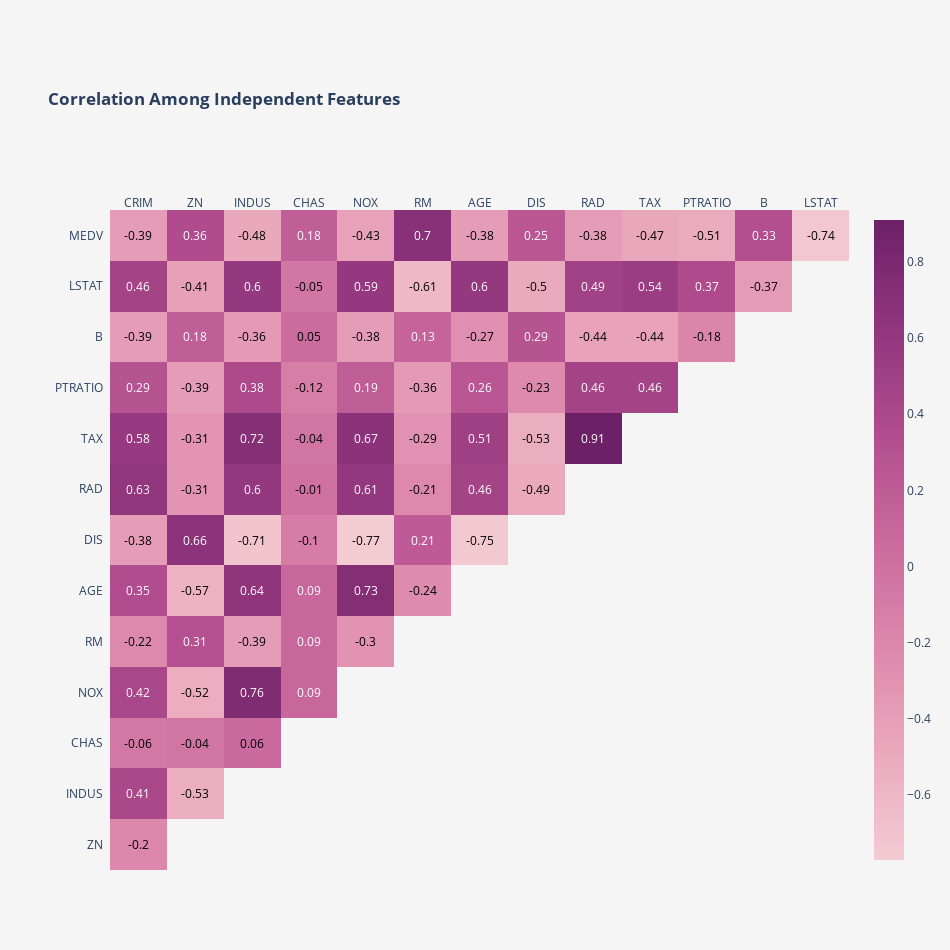

Source (notebook cell):
### Code cell
# Measuring correlations
corr = np.round(df.corr(), 2)
#corr = corr.drop('Target', axis=0).drop('Target', axis=1) # Removing target variable

# Filtering redundant values
mask = np.triu(np.ones_like(corr, dtype = bool))
c_mask = np.where(~mask, corr, 100)

c = []
for i in c_mask.tolist()[1:]:
    c.append([x for x in i if x != 100])

# Creating annotated heatmap
fig = ff.create_annotated_heatmap(z=c[::-1],
                                  x=corr.index.tolist()[:-1],
                                  y=corr.columns.tolist()[1:][::-1],
                                  colorscale = 'Magenta')

fig.update_layout(title = {'text': '<b>Correlation Among Independent Features</b>',
                           'x': 0.05, 'xanchor': 'left'},
                  margin = dict(t=210, l = 110),
                  yaxis = dict(autorange = 'reversed', showgrid = False),
                  xaxis = dict(showgrid = False),
                  plot_bgcolor = '#F6F5F5',
                  paper_bgcolor = '#F6F5F5',
                  height = 950, width = 950)
                     

fig.add_trace(go.Heatmap(z = c[::-1],
                         colorscale = 'Magenta',
                         showscale = True,
                         visible = False))
fig.data[1].visible = True
for i in range(len(fig.layout.annotations)):
    fig.layout.annotations[i].font.size = 12

fig.show()

### Figure 1 — Plotly figure (JSON) as saved in the notebook; plotly's stock layout.template omitted (floating-point values rounded to 4 significant figures)
{"data": [{"colorscale": [[0, "rgb(243, 203, 211)"], [0.1667, "rgb(234, 169, 189)"], [0.3333, "rgb(221, 136, 172)"], [0.5, "rgb(202, 105, 157)"], [0.6667, "rgb(177, 77, 142)"], [0.8333, "rgb(145, 53, 125)"], [1, "rgb(108, 33, 103)"]], "reversescale": false, "showscale": false, "type": "heatmap", "x": ["CRIM", "ZN", "INDUS", "CHAS", "NOX", "RM", "AGE", "DIS", "RAD", "TAX", "PTRATIO", "B", "LSTAT"], "y": ["MEDV", "LSTAT", "B", "PTRATIO", "TAX", "RAD", "DIS", "AGE", "RM", "NOX", "CHAS", "INDUS", "ZN"], "z": [[-0.39, 0.36, -0.48, 0.18, -0.43, 0.7, -0.38, 0.25, -0.38, -0.47, -0.51, 0.33, -0.74], [0.46, -0.41, 0.6, -0.05, 0.59, -0.61, 0.6, -0.5, 0.49, 0.54, 0.37, -0.37], [-0.39, 0.18, -0.36, 0.05, -0.38, 0.13, -0.27, 0.29, -0.44, -0.44, -0.18], [0.29, -0.39, 0.38, -0.12, 0.19, -0.36, 0.26, -0.23, 0.46, 0.46], [0.58, -0.31, 0.72, -0.04, 0.67, -0.29, 0.51, -0.53, 0.91], [0.63, -0.31, 0.6, -0.01, 0.61, -0.21, 0.46, -0.49], [-0.38, 0.66, -0.71, -0.1, -0.77, 0.21, -0.75], [0.35, -0.57, 0.64, 0.09, 0.73, -0.24], [-0.22, 0.31, -0.39, 0.09, -0.3], [0.42, -0.52, 0.76, 0.09], [-0.06, -0.04, 0.06], [0.41, -0.53], [-0.2]]}, {"colorscale": [[0, "rgb(243, 203, 211)"], [0.1667, "rgb(234, 169, 189)"], [0.3333, "rgb(221, 136, 172)"], [0.5, "rgb(202, 105, 157)"], [0.6667, "rgb(177, 77, 142)"], [0.8333, "rgb(145, 53, 125)"], [1, "rgb(108, 33, 103)"]], "showscale": true, "type": "heatmap", "visible": true, "z": [[-0.39, 0.36, -0.48, 0.18, -0.43, 0.7, -0.38, 0.25, -0.38, -0.47, -0.51, 0.33, -0.74], [0.46, -0.41, 0.6, -0.05, 0.59, -0.61, 0.6, -0.5, 0.49, 0.54, 0.37, -0.37], [-0.39, 0.18, -0.36, 0.05, -0.38, 0.13, -0.27, 0.29, -0.44, -0.44, -0.18], [0.29, -0.39, 0.38, -0.12, 0.19, -0.36, 0.26, -0.23, 0.46, 0.46], [0.58, -0.31, 0.72, -0.04, 0.67, -0.29, 0.51, -0.53, 0.91], [0.63, -0.31, 0.6, -0.01, 0.61, -0.21, 0.46, -0.49], [-0.38, 0.66, -0.71, -0.1, -0.77, 0.21, -0.75], [0.35, -0.57, 0.64, 0.09, 0.73, -0.24], [-0.22, 0.31, -0.39, 0.09, -0.3], [0.42, -0.52, 0.76, 0.09], [-0.06, -0.04, 0.06], [0.41, -0.53], [-0.2]]}], "layout": {"annotations": [{"font": {"color": "#000000", "size": 12}, "showarrow": false, "text": "-0.39", "x": "CRIM", "xref": "x", "y": "MEDV", "yref": "y"}, {"font": {"color": "#FFFFFF", "size": 12}, "showarrow": false, "text": "0.36", "x": "ZN", "xref": "x", "y": "MEDV", "yref": "y"}, {"font": {"color": "#000000", "size": 12}, "showarrow": false, "text": "-0.48", "x": "INDUS", "xref": "x", "y": "MEDV", "yref": "y"}, {"font": {"color": "#FFFFFF", "size": 12}, "showarrow": false, "text": "0.18", "x": "CHAS", "xref": "x", "y": "MEDV", "yref": "y"}, {"font": {"color": "#000000", "size": 12}, "showarrow": false, "text": "-0.43", "x": "NOX", "xref": "x", "y": "MEDV", "yref": "y"}, {"font": {"color": "#FFFFFF", "size": 12}, "showarrow": false, "text": "0.7", "x": "RM", "xref": "x", "y": "MEDV", "yref": "y"}, {"font": {"color": "#000000", "size": 12}, "showarrow": false, "text": "-0.38", "x": "AGE", "xref": "x", "y": "MEDV", "yref": "y"}, {"font": {"color": "#FFFFFF", "size": 12}, "showarrow": false, "text": "0.25", "x": "DIS", "xref": "x", "y": "MEDV", "yref": "y"}, {"font": {"color": "#000000", "size": 12}, "showarrow": false, "text": "-0.38", "x": "RAD", "xref": "x", "y": "MEDV", "yref": "y"}, {"font": {"color": "#000000", "size": 12}, "showarrow": false, "text": "-0.47", "x": "TAX", "xref": "x", "y": "MEDV", "yref": "y"}, {"font": {"color": "#000000", "size": 12}, "showarrow": false, "text": "-0.51", "x": "PTRATIO", "xref": "x", "y": "MEDV", "yref": "y"}, {"font": {"color": "#FFFFFF", "size": 12}, "showarrow": false, "text": "0.33", "x": "B", "xref": "x", "y": "MEDV", "yref": "y"}, {"font": {"color": "#000000", "size": 12}, "showarrow": false, "text": "-0.74", "x": "LSTAT", "xref": "x", "y": "MEDV", "yref": "y"}, {"font": {"color": "#FFFFFF", "size": 12}, "showarrow": false, "text": "0.46", "x": "CRIM", "xref": "x", "y": "LSTAT", "yref": "y"}, {"font": {"color": "#000000", "size": 12}, "showarrow": false, "text": "-0.41", "x": "ZN", "xref": "x", "y": "LSTAT", "yref": "y"}, {"font": {"color": "#FFFFFF", "size": 12}, "showarrow": false, "text": "0.6", "x": "INDUS", "xref": "x", "y": "LSTAT", "yref": "y"}, {"font": {"color": "#000000", "size": 12}, "showarrow": false, "text": "-0.05", "x": "CHAS", "xref": "x", "y": "LSTAT", "yref": "y"}, {"font": {"color": "#FFFFFF", "size": 12}, "showarrow": false, "text": "0.59", "x": "NOX", "xref": "x", "y": "LSTAT", "yref": "y"}, {"font": {"color": "#000000", "size": 12}, "showarrow": false, "text": "-0.61", "x": "RM", "xref": "x", "y": "LSTAT", "yref": "y"}, {"font": {"color": "#FFFFFF", "size": 12}, "showarrow": false, "text": "0.6", "x": "AGE", "xref": "x", "y": "LSTAT", "yref": "y"}, {"font": {"color": "#000000", "size": 12}, "showarrow": false, "text": "-0.5", "x": "DIS", "xref": "x", "y": "LSTAT", "yref": "y"}, {"font": {"color": "#FFFFFF", "size": 12}, "showarrow": false, "text": "0.49", "x": "RAD", "xref": "x", "y": "LSTAT", "yref": "y"}, {"font": {"color": "#FFFFFF", "size": 12}, "showarrow": false, "text": "0.54", "x": "TAX", "xref": "x", "y": "LSTAT", "yref": "y"}, {"font": {"color": "#FFFFFF", "size": 12}, "showarrow": false, "text": "0.37", "x": "PTRATIO", "xref": "x", "y": "LSTAT", "yref": "y"}, {"font": {"color": "#000000", "size": 12}, "showarrow": false, "text": "-0.37", "x": "B", "xref": "x", "y": "LSTAT", "yref": "y"}, {"font": {"color": "#000000", "size": 12}, "showarrow": false, "text": "-0.39", "x": "CRIM", "xref": "x", "y": "B", "yref": "y"}, {"font": {"color": "#FFFFFF", "size": 12}, "showarrow": false, "text": "0.18", "x": "ZN", "xref": "x", "y": "B", "yref": "y"}, {"font": {"color": "#000000", "size": 12}, "showarrow": false, "text": "-0.36", "x": "INDUS", "xref": "x", "y": "B", "yref": "y"}, {"font": {"color": "#000000", "size": 12}, "showarrow": false, "text": "0.05", "x": "CHAS", "xref": "x", "y": "B", "yref": "y"}, {"font": {"color": "#000000", "size": 12}, "showarrow": false, "text": "-0.38", "x": "NOX", "xref": "x", "y": "B", "yref": "y"}, {"font": {"color": "#FFFFFF", "size": 12}, "showarrow": false, "text": "0.13", "x": "RM", "xref": "x", "y": "B", "yref": "y"}, {"font": {"color": "#000000", "size": 12}, "showarrow": false, "text": "-0.27", "x": "AGE", "xref": "x", "y": "B", "yref": "y"}, {"font": {"color": "#FFFFFF", "size": 12}, "showarrow": false, "text": "0.29", "x": "DIS", "xref": "x", "y": "B", "yref": "y"}, {"font": {"color": "#000000", "size": 12}, "showarrow": false, "text": "-0.44", "x": "RAD", "xref": "x", "y": "B", "yref": "y"}, {"font": {"color": "#000000", "size": 12}, "showarrow": false, "text": "-0.44", "x": "TAX", "xref": "x", "y": "B", "yref": "y"}, {"font": {"color": "#000000", "size": 12}, "showarrow": false, "text": "-0.18", "x": "PTRATIO", "xref": "x", "y": "B", "yref": "y"}, {"font": {"color": "#FFFFFF", "size": 12}, "showarrow": false, "text": "0.29", "x": "CRIM", "xref": "x", "y": "PTRATIO", "yref": "y"}, {"font": {"color": "#000000", "size": 12}, "showarrow": false, "text": "-0.39", "x": "ZN", "xref": "x", "y": "PTRATIO", "yref": "y"}, {"font": {"color": "#FFFFFF", "size": 12}, "showarrow": false, "text": "0.38", "x": "INDUS", "xref": "x", "y": "PTRATIO", "yref": "y"}, {"font": {"color": "#000000", "size": 12}, "showarrow": false, "text": "-0.12", "x": "CHAS", "xref": "x", "y": "PTRATIO", "yref": "y"}, {"font": {"color": "#FFFFFF", "size": 12}, "showarrow": false, "text": "0.19", "x": "NOX", "xref": "x", "y": "PTRATIO", "yref": "y"}, {"font": {"color": "#000000", "size": 12}, "showarrow": false, "text": "-0.36", "x": "RM", "xref": "x", "y": "PTRATIO", "yref": "y"}, {"font": {"color": "#FFFFFF", "size": 12}, "showarrow": false, "text": "0.26", "x": "AGE", "xref": "x", "y": "PTRATIO", "yref": "y"}, {"font": {"color": "#000000", "size": 12}, "showarrow": false, "text": "-0.23", "x": "DIS", "xref": "x", "y": "PTRATIO", "yref": "y"}, {"font": {"color": "#FFFFFF", "size": 12}, "showarrow": false, "text": "0.46", "x": "RAD", "xref": "x", "y": "PTRATIO", "yref": "y"}, {"font": {"color": "#FFFFFF", "size": 12}, "showarrow": false, "text": "0.46", "x": "TAX", "xref": "x", "y": "PTRATIO", "yref": "y"}, {"font": {"color": "#FFFFFF", "size": 12}, "showarrow": false, "text": "0.58", "x": "CRIM", "xref": "x", "y": "TAX", "yref": "y"}, {"font": {"color": "#000000", "size": 12}, "showarrow": false, "text": "-0.31", "x": "ZN", "xref": "x", "y": "TAX", "yref": "y"}, {"font": {"color": "#FFFFFF", "size": 12}, "showarrow": false, "text": "0.72", "x": "INDUS", "xref": "x", "y": "TAX", "yref": "y"}, {"font": {"color": "#000000", "size": 12}, "showarrow": false, "text": "-0.04", "x": "CHAS", "xref": "x", "y": "TAX", "yref": "y"}, {"font": {"color": "#FFFFFF", "size": 12}, "showarrow": false, "text": "0.67", "x": "NOX", "xref": "x", "y": "TAX", "yref": "y"}, {"font": {"color": "#000000", "size": 12}, "showarrow": false, "text": "-0.29", "x": "RM", "xref": "x", "y": "TAX", "yref": "y"}, {"font": {"color": "#FFFFFF", "size": 12}, "showarrow": false, "text": "0.51", "x": "AGE", "xref": "x", "y": "TAX", "yref": "y"}, {"font": {"color": "#000000", "size": 12}, "showarrow": false, "text": "-0.53", "x": "DIS", "xref": "x", "y": "TAX", "yref": "y"}, {"font": {"color": "#FFFFFF", "size": 12}, "showarrow": false, "text": "0.91", "x": "RAD", "xref": "x", "y": "TAX", "yref": "y"}, {"font": {"color": "#FFFFFF", "size": 12}, "showarrow": false, "text": "0.63", "x": "CRIM", "xref": "x", "y": "RAD", "yref": "y"}, {"font": {"color": "#000000", "size": 12}, "showarrow": false, "text": "-0.31", "x": "ZN", "xref": "x", "y": "RAD", "yref": "y"}, {"font": {"color": "#FFFFFF", "size": 12}, "showarrow": false, "text": "0.6", "x": "INDUS", "xref": "x", "y": "RAD", "yref": "y"}, {"font": {"color": "#000000", "size": 12}, "showarrow": false, "text": "-0.01", "x": "CHAS", "xref": "x", "y": "RAD", "yref": "y"}, {"font": {"color": "#FFFFFF", "size": 12}, "showarrow": false, "text": "0.61", "x": "NOX", "xref": "x", "y": "RAD", "yref": "y"}, {"font": {"color": "#000000", "size": 12}, "showarrow": false, "text": "-0.21", "x": "RM", "xref": "x", "y": "RAD", "yref": "y"}, {"font": {"color": "#FFFFFF", "size": 12}, "showarrow": false, "text": "0.46", "x": "AGE", "xref": "x", "y": "RAD", "yref": "y"}, {"font": {"color": "#000000", "size": 12}, "showarrow": false, "text": "-0.49", "x": "DIS", "xref": "x", "y": "RAD", "yref": "y"}, {"font": {"color": "#000000", "size": 12}, "showarrow": false, "text": "-0.38", "x": "CRIM", "xref": "x", "y": "DIS", "yref": "y"}, {"font": {"color": "#FFFFFF", "size": 12}, "showarrow": false, "text": "0.66", "x": "ZN", "xref": "x", "y": "DIS", "yref": "y"}, {"font": {"color": "#000000", "size": 12}, "showarrow": false, "text": "-0.71", "x": "INDUS", "xref": "x", "y": "DIS", "yref": "y"}, {"font": {"color": "#000000", "size": 12}, "showarrow": false, "text": "-0.1", "x": "CHAS", "xref": "x", "y": "DIS", "yref": "y"}, {"font": {"color": "#000000", "size": 12}, "showarrow": false, "text": "-0.77", "x": "NOX", "xref": "x", "y": "DIS", "yref": "y"}, {"font": {"color": "#FFFFFF", "size": 12}, "showarrow": false, "text": "0.21", "x": "RM", "xref": "x", "y": "DIS", "yref": "y"}, {"font": {"color": "#000000", "size": 12}, "showarrow": false, "text": "-0.75", "x": "AGE", "xref": "x", "y": "DIS", "yref": "y"}, {"font": {"color": "#FFFFFF", "size": 12}, "showarrow": false, "text": "0.35", "x": "CRIM", "xref": "x", "y": "AGE", "yref": "y"}, {"font": {"color": "#000000", "size": 12}, "showarrow": false, "text": "-0.57", "x": "ZN", "xref": "x", "y": "AGE", "yref": "y"}, {"font": {"color": "#FFFFFF", "size": 12}, "showarrow": false, "text": "0.64", "x": "INDUS", "xref": "x", "y": "AGE", "yref": "y"}, {"font": {"color": "#FFFFFF", "size": 12}, "showarrow": false, "text": "0.09", "x": "CHAS", "xref": "x", "y": "AGE", "yref": "y"}, {"font": {"color": "#FFFFFF", "size": 12}, "showarrow": false, "text": "0.73", "x": "NOX", "xref": "x", "y": "AGE", "yref": "y"}, {"font": {"color": "#000000", "size": 12}, "showarrow": false, "text": "-0.24", "x": "RM", "xref": "x", "y": "AGE", "yref": "y"}, {"font": {"color": "#000000", "size": 12}, "showarrow": false, "text": "-0.22", "x": "CRIM", "xref": "x", "y": "RM", "yref": "y"}, {"font": {"color": "#FFFFFF", "size": 12}, "showarrow": false, "text": "0.31", "x": "ZN", "xref": "x", "y": "RM", "yref": "y"}, {"font": {"color": "#000000", "size": 12}, "showarrow": false, "text": "-0.39", "x": "INDUS", "xref": "x", "y": "RM", "yref": "y"}, {"font": {"color": "#FFFFFF", "size": 12}, "showarrow": false, "text": "0.09", "x": "CHAS", "xref": "x", "y": "RM", "yref": "y"}, {"font": {"color": "#000000", "size": 12}, "showarrow": false, "text": "-0.3", "x": "NOX", "xref": "x", "y": "RM", "yref": "y"}, {"font": {"color": "#FFFFFF", "size": 12}, "showarrow": false, "text": "0.42", "x": "CRIM", "xref": "x", "y": "NOX", "yref": "y"}, {"font": {"color": "#000000", "size": 12}, "showarrow": false, "text": "-0.52", "x": "ZN", "xref": "x", "y": "NOX", "yref": "y"}, {"font": {"color": "#FFFFFF", "size": 12}, "showarrow": false, "text": "0.76", "x": "INDUS", "xref": "x", "y": "NOX", "yref": "y"}, {"font": {"color": "#FFFFFF", "size": 12}, "showarrow": false, "text": "0.09", "x": "CHAS", "xref": "x", "y": "NOX", "yref": "y"}, {"font": {"color": "#000000", "size": 12}, "showarrow": false, "text": "-0.06", "x": "CRIM", "xref": "x", "y": "CHAS", "yref": "y"}, {"font": {"color": "#000000", "size": 12}, "showarrow": false, "text": "-0.04", "x": "ZN", "xref": "x", "y": "CHAS", "yref": "y"}, {"font": {"color": "#000000", "size": 12}, "showarrow": false, "text": "0.06", "x": "INDUS", "xref": "x", "y": "CHAS", "yref": "y"}, {"font": {"color": "#FFFFFF", "size": 12}, "showarrow": false, "text": "0.41", "x": "CRIM", "xref": "x", "y": "INDUS", "yref": "y"}, {"font": {"color": "#000000", "size": 12}, "showarrow": false, "text": "-0.53", "x": "ZN", "xref": "x", "y": "INDUS", "yref": "y"}, {"font": {"color": "#000000", "size": 12}, "showarrow": false, "text": "-0.2", "x": "CRIM", "xref": "x", "y": "ZN", "yref": "y"}], "height": 950, "margin": {"l": 110, "t": 210}, "paper_bgcolor": "#F6F5F5", "plot_bgcolor": "#F6F5F5", "title": {"text": "<b>Correlation Among Independent Features</b>", "x": 0.05, "xanchor": "left"}, "width": 950, "xaxis": {"dtick": 1, "gridcolor": "rgb(0, 0, 0)", "showgrid": false, "side": "top", "ticks": ""}, "yaxis": {"autorange": "reversed", "dtick": 1, "showgrid": false, "ticks": "", "ticksuffix": "  "}}}
